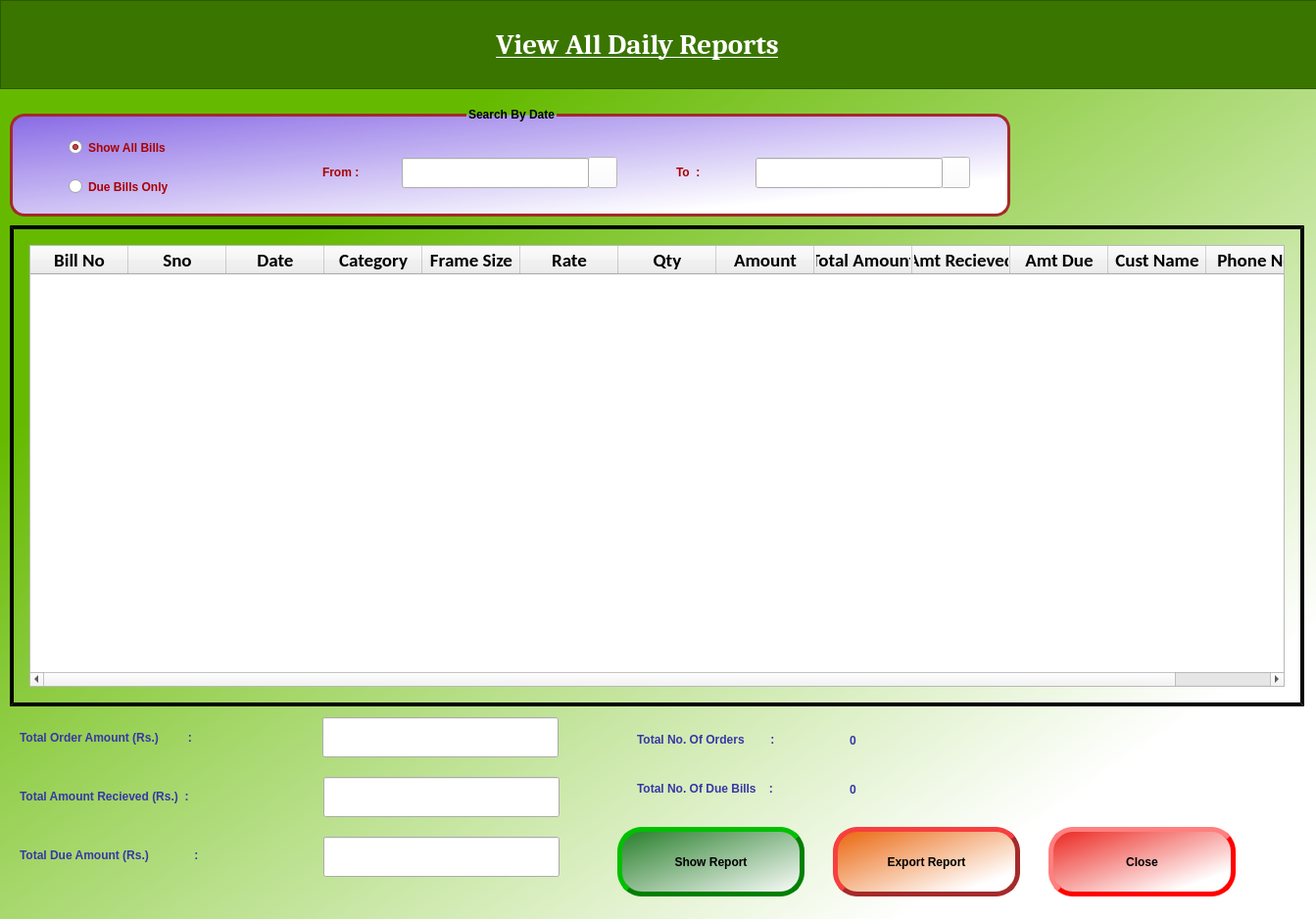
<?xml version="1.0" encoding="UTF-8"?>
<ui version="4.0">
 <class>daily_report</class>
 <widget class="QDialog" name="daily_report">
  <property name="geometry">
   <rect>
    <x>0</x>
    <y>0</y>
    <width>1343</width>
    <height>938</height>
   </rect>
  </property>
  <property name="windowTitle">
   <string>Dialog</string>
  </property>
  <property name="styleSheet">
   <string notr="true">#daily_report{
	background-color: qlineargradient(spread:pad, x1:0, y1:0, x2:1, y2:1, stop:0.238806 rgba(101, 186, 0, 255), stop:0.840796 rgba(255, 255, 255, 255));}</string>
  </property>
  <widget class="QFrame" name="frame">
   <property name="geometry">
    <rect>
     <x>0</x>
     <y>0</y>
     <width>1351</width>
     <height>91</height>
    </rect>
   </property>
   <property name="styleSheet">
    <string notr="true">background-color: rgb(58, 117, 0);</string>
   </property>
   <property name="frameShape">
    <enum>QFrame::StyledPanel</enum>
   </property>
   <property name="frameShadow">
    <enum>QFrame::Raised</enum>
   </property>
   <widget class="QLabel" name="title_label">
    <property name="geometry">
     <rect>
      <x>350</x>
      <y>20</y>
      <width>601</width>
      <height>51</height>
     </rect>
    </property>
    <property name="font">
     <font>
      <family>Cambria</family>
      <pointsize>22</pointsize>
      <weight>75</weight>
      <italic>false</italic>
      <bold>true</bold>
      <underline>true</underline>
     </font>
    </property>
    <property name="styleSheet">
     <string notr="true">font: 75 22pt &quot;Cambria&quot;;
font:bold;
color: white;
</string>
    </property>
    <property name="text">
     <string>View All Daily Reports</string>
    </property>
    <property name="alignment">
     <set>Qt::AlignCenter</set>
    </property>
   </widget>
  </widget>
  <widget class="QGroupBox" name="groupBox">
   <property name="geometry">
    <rect>
     <x>10</x>
     <y>110</y>
     <width>1021</width>
     <height>111</height>
    </rect>
   </property>
   <property name="styleSheet">
    <string notr="true">QGroupBox {
  
    border: 3px solid brown;
    border-radius: 15px;
    margin-top: 6px;
	color:black;
	font: 75 13pt &quot;Calibri&quot;;
 	font: bold;
	
	background-color: qlineargradient(spread:pad, x1:0, y1:0, x2:1, y2:1, stop:0 rgba(137, 104, 235, 249), stop:0.81592 rgba(255, 255, 255, 255));
}

QGroupBox::title {
    subcontrol-origin: margin;
    subcontrol-position :top center;
    padding: 0px 0px 0px 0px;
}
</string>
   </property>
   <property name="title">
    <string>Search By Date</string>
   </property>
   <widget class="QToolButton" name="from_cal_tool_btn">
    <property name="geometry">
     <rect>
      <x>590</x>
      <y>50</y>
      <width>30</width>
      <height>32</height>
     </rect>
    </property>
    <property name="styleSheet">
     <string notr="true">background-color: rgb(255, 255, 255);</string>
    </property>
    <property name="text">
     <string/>
    </property>
    <property name="icon">
     <iconset>
      <normaloff>images/calendar-512.png</normaloff>images/calendar-512.png</iconset>
    </property>
    <property name="iconSize">
     <size>
      <width>30</width>
      <height>30</height>
     </size>
    </property>
   </widget>
   <widget class="QToolButton" name="to_cal_tool_btn">
    <property name="geometry">
     <rect>
      <x>950</x>
      <y>50</y>
      <width>30</width>
      <height>32</height>
     </rect>
    </property>
    <property name="styleSheet">
     <string notr="true">background-color: rgb(255, 255, 255);</string>
    </property>
    <property name="text">
     <string/>
    </property>
    <property name="icon">
     <iconset>
      <normaloff>images/calendar-512.png</normaloff>images/calendar-512.png</iconset>
    </property>
    <property name="iconSize">
     <size>
      <width>30</width>
      <height>30</height>
     </size>
    </property>
   </widget>
   <widget class="QRadioButton" name="show_all_radio">
    <property name="geometry">
     <rect>
      <x>60</x>
      <y>30</y>
      <width>161</width>
      <height>21</height>
     </rect>
    </property>
    <property name="styleSheet">
     <string notr="true">font: 75 12pt &quot;Cambria&quot;;
font:bold;
color: rgb(170, 0, 0);
</string>
    </property>
    <property name="text">
     <string>Show All Bills</string>
    </property>
    <property name="checked">
     <bool>true</bool>
    </property>
   </widget>
   <widget class="QRadioButton" name="due_bill_radio">
    <property name="geometry">
     <rect>
      <x>60</x>
      <y>70</y>
      <width>161</width>
      <height>21</height>
     </rect>
    </property>
    <property name="styleSheet">
     <string notr="true">font: 75 12pt &quot;Cambria&quot;;
font:bold;
color: rgb(170, 0, 0);
</string>
    </property>
    <property name="text">
     <string>Due Bills Only</string>
    </property>
   </widget>
  </widget>
  <widget class="QLabel" name="from_label">
   <property name="geometry">
    <rect>
     <x>329</x>
     <y>160</y>
     <width>81</width>
     <height>31</height>
    </rect>
   </property>
   <property name="styleSheet">
    <string notr="true">font: 75 12pt &quot;Cambria&quot;;
font:bold;
color: rgb(170, 0, 0);
</string>
   </property>
   <property name="text">
    <string>From :</string>
   </property>
  </widget>
  <widget class="QLineEdit" name="to_date">
   <property name="geometry">
    <rect>
     <x>771</x>
     <y>161</y>
     <width>191</width>
     <height>31</height>
    </rect>
   </property>
   <property name="font">
    <font>
     <family>Calibri</family>
     <pointsize>12</pointsize>
     <weight>75</weight>
     <bold>true</bold>
    </font>
   </property>
  </widget>
  <widget class="QLineEdit" name="from_date">
   <property name="geometry">
    <rect>
     <x>410</x>
     <y>161</y>
     <width>191</width>
     <height>31</height>
    </rect>
   </property>
   <property name="font">
    <font>
     <family>Calibri</family>
     <pointsize>12</pointsize>
     <weight>75</weight>
     <bold>true</bold>
    </font>
   </property>
  </widget>
  <widget class="QLabel" name="to_label">
   <property name="geometry">
    <rect>
     <x>690</x>
     <y>160</y>
     <width>81</width>
     <height>31</height>
    </rect>
   </property>
   <property name="styleSheet">
    <string notr="true">font: 75 12pt &quot;Cambria&quot;;
font:bold;
color: rgb(170, 0, 0);
</string>
   </property>
   <property name="text">
    <string>To  :</string>
   </property>
  </widget>
  <widget class="QFrame" name="daily_frame">
   <property name="geometry">
    <rect>
     <x>10</x>
     <y>230</y>
     <width>1321</width>
     <height>491</height>
    </rect>
   </property>
   <property name="styleSheet">
    <string notr="true">#daily_frame{border-width:1.5px;
border-style:outset;
border-color:black;
border-width:4px;}
</string>
   </property>
   <property name="frameShape">
    <enum>QFrame::StyledPanel</enum>
   </property>
   <property name="frameShadow">
    <enum>QFrame::Raised</enum>
   </property>
   <widget class="QTableWidget" name="daily_table">
    <property name="geometry">
     <rect>
      <x>20</x>
      <y>20</y>
      <width>1281</width>
      <height>451</height>
     </rect>
    </property>
    <property name="styleSheet">
     <string notr="true">#finish_table{
	background-color: qlineargradient(spread:pad, x1:0, y1:0, x2:1, y2:1, stop:0 rgba(255, 255, 255, 255));}</string>
    </property>
    <column>
     <property name="text">
      <string>Bill No</string>
     </property>
     <property name="font">
      <font>
       <family>Calibri</family>
       <pointsize>14</pointsize>
       <weight>75</weight>
       <bold>true</bold>
      </font>
     </property>
    </column>
    <column>
     <property name="text">
      <string>Sno</string>
     </property>
     <property name="font">
      <font>
       <family>Calibri</family>
       <pointsize>14</pointsize>
       <weight>75</weight>
       <bold>true</bold>
      </font>
     </property>
    </column>
    <column>
     <property name="text">
      <string>Date</string>
     </property>
     <property name="font">
      <font>
       <family>Calibri</family>
       <pointsize>14</pointsize>
       <weight>75</weight>
       <bold>true</bold>
      </font>
     </property>
    </column>
    <column>
     <property name="text">
      <string>Category</string>
     </property>
     <property name="font">
      <font>
       <family>Calibri</family>
       <pointsize>14</pointsize>
       <weight>75</weight>
       <bold>true</bold>
      </font>
     </property>
    </column>
    <column>
     <property name="text">
      <string>Frame Size</string>
     </property>
     <property name="font">
      <font>
       <family>Calibri</family>
       <pointsize>14</pointsize>
       <weight>75</weight>
       <bold>true</bold>
      </font>
     </property>
    </column>
    <column>
     <property name="text">
      <string>Rate</string>
     </property>
     <property name="font">
      <font>
       <family>Calibri</family>
       <pointsize>14</pointsize>
       <weight>75</weight>
       <bold>true</bold>
      </font>
     </property>
    </column>
    <column>
     <property name="text">
      <string>Qty</string>
     </property>
     <property name="font">
      <font>
       <family>Calibri</family>
       <pointsize>14</pointsize>
       <weight>75</weight>
       <bold>true</bold>
      </font>
     </property>
    </column>
    <column>
     <property name="text">
      <string>Amount</string>
     </property>
     <property name="font">
      <font>
       <family>Calibri</family>
       <pointsize>14</pointsize>
       <weight>75</weight>
       <bold>true</bold>
      </font>
     </property>
    </column>
    <column>
     <property name="text">
      <string>Total Amount</string>
     </property>
     <property name="font">
      <font>
       <family>Calibri</family>
       <pointsize>14</pointsize>
       <weight>75</weight>
       <bold>true</bold>
      </font>
     </property>
    </column>
    <column>
     <property name="text">
      <string>Amt Recieved</string>
     </property>
     <property name="font">
      <font>
       <family>Calibri</family>
       <pointsize>14</pointsize>
       <weight>75</weight>
       <bold>true</bold>
      </font>
     </property>
    </column>
    <column>
     <property name="text">
      <string>Amt Due</string>
     </property>
     <property name="font">
      <font>
       <family>Calibri</family>
       <pointsize>14</pointsize>
       <weight>75</weight>
       <bold>true</bold>
      </font>
     </property>
    </column>
    <column>
     <property name="text">
      <string>Cust Name</string>
     </property>
     <property name="font">
      <font>
       <family>Calibri</family>
       <pointsize>14</pointsize>
       <weight>75</weight>
       <bold>true</bold>
      </font>
     </property>
    </column>
    <column>
     <property name="text">
      <string>Phone No</string>
     </property>
     <property name="font">
      <font>
       <family>Calibri</family>
       <pointsize>14</pointsize>
       <weight>75</weight>
       <bold>true</bold>
      </font>
     </property>
    </column>
   </widget>
  </widget>
  <widget class="QLabel" name="recieved_label">
   <property name="geometry">
    <rect>
     <x>20</x>
     <y>792</y>
     <width>281</width>
     <height>41</height>
    </rect>
   </property>
   <property name="styleSheet">
    <string notr="true">font: 75 12pt &quot;Cambria&quot;;
font:bold;
color: rgb(55, 55, 166);
</string>
   </property>
   <property name="text">
    <string>Total Amount Recieved (Rs.)  :</string>
   </property>
  </widget>
  <widget class="QLineEdit" name="total_le">
   <property name="enabled">
    <bool>true</bool>
   </property>
   <property name="geometry">
    <rect>
     <x>329</x>
     <y>732</y>
     <width>241</width>
     <height>41</height>
    </rect>
   </property>
   <property name="font">
    <font>
     <family>Calibri</family>
     <pointsize>16</pointsize>
     <weight>75</weight>
     <bold>true</bold>
    </font>
   </property>
   <property name="styleSheet">
    <string notr="true">color:brown;</string>
   </property>
  </widget>
  <widget class="QLabel" name="total_label">
   <property name="geometry">
    <rect>
     <x>20</x>
     <y>732</y>
     <width>281</width>
     <height>41</height>
    </rect>
   </property>
   <property name="styleSheet">
    <string notr="true">font: 75 12pt &quot;Cambria&quot;;
font:bold;
color: rgb(55, 55, 166);
</string>
   </property>
   <property name="text">
    <string>Total Order Amount (Rs.)         :</string>
   </property>
  </widget>
  <widget class="QLabel" name="due_label">
   <property name="geometry">
    <rect>
     <x>20</x>
     <y>852</y>
     <width>281</width>
     <height>41</height>
    </rect>
   </property>
   <property name="styleSheet">
    <string notr="true">font: 75 12pt &quot;Cambria&quot;;
font:bold;
color: rgb(55, 55, 166);</string>
   </property>
   <property name="text">
    <string>Total Due Amount (Rs.)              :</string>
   </property>
  </widget>
  <widget class="QLineEdit" name="recieved_le">
   <property name="enabled">
    <bool>true</bool>
   </property>
   <property name="geometry">
    <rect>
     <x>330</x>
     <y>793</y>
     <width>241</width>
     <height>41</height>
    </rect>
   </property>
   <property name="palette">
    <palette>
     <active>
      <colorrole role="WindowText">
       <brush brushstyle="SolidPattern">
        <color alpha="255">
         <red>0</red>
         <green>128</green>
         <blue>0</blue>
        </color>
       </brush>
      </colorrole>
      <colorrole role="Text">
       <brush brushstyle="SolidPattern">
        <color alpha="255">
         <red>0</red>
         <green>128</green>
         <blue>0</blue>
        </color>
       </brush>
      </colorrole>
      <colorrole role="ButtonText">
       <brush brushstyle="SolidPattern">
        <color alpha="255">
         <red>0</red>
         <green>128</green>
         <blue>0</blue>
        </color>
       </brush>
      </colorrole>
      <colorrole role="PlaceholderText">
       <brush brushstyle="SolidPattern">
        <color alpha="128">
         <red>0</red>
         <green>216</green>
         <blue>0</blue>
        </color>
       </brush>
      </colorrole>
     </active>
     <inactive>
      <colorrole role="WindowText">
       <brush brushstyle="SolidPattern">
        <color alpha="255">
         <red>0</red>
         <green>128</green>
         <blue>0</blue>
        </color>
       </brush>
      </colorrole>
      <colorrole role="Text">
       <brush brushstyle="SolidPattern">
        <color alpha="255">
         <red>0</red>
         <green>128</green>
         <blue>0</blue>
        </color>
       </brush>
      </colorrole>
      <colorrole role="ButtonText">
       <brush brushstyle="SolidPattern">
        <color alpha="255">
         <red>0</red>
         <green>128</green>
         <blue>0</blue>
        </color>
       </brush>
      </colorrole>
      <colorrole role="PlaceholderText">
       <brush brushstyle="SolidPattern">
        <color alpha="128">
         <red>0</red>
         <green>216</green>
         <blue>0</blue>
        </color>
       </brush>
      </colorrole>
     </inactive>
     <disabled>
      <colorrole role="WindowText">
       <brush brushstyle="SolidPattern">
        <color alpha="255">
         <red>0</red>
         <green>128</green>
         <blue>0</blue>
        </color>
       </brush>
      </colorrole>
      <colorrole role="Text">
       <brush brushstyle="SolidPattern">
        <color alpha="255">
         <red>0</red>
         <green>128</green>
         <blue>0</blue>
        </color>
       </brush>
      </colorrole>
      <colorrole role="ButtonText">
       <brush brushstyle="SolidPattern">
        <color alpha="255">
         <red>0</red>
         <green>128</green>
         <blue>0</blue>
        </color>
       </brush>
      </colorrole>
      <colorrole role="PlaceholderText">
       <brush brushstyle="SolidPattern">
        <color alpha="128">
         <red>0</red>
         <green>0</green>
         <blue>0</blue>
        </color>
       </brush>
      </colorrole>
     </disabled>
    </palette>
   </property>
   <property name="font">
    <font>
     <family>Calibri</family>
     <pointsize>16</pointsize>
     <weight>75</weight>
     <bold>true</bold>
    </font>
   </property>
   <property name="styleSheet">
    <string notr="true">color:green;</string>
   </property>
  </widget>
  <widget class="QLineEdit" name="due_le">
   <property name="enabled">
    <bool>true</bool>
   </property>
   <property name="geometry">
    <rect>
     <x>330</x>
     <y>854</y>
     <width>241</width>
     <height>41</height>
    </rect>
   </property>
   <property name="font">
    <font>
     <family>Calibri</family>
     <pointsize>16</pointsize>
     <weight>75</weight>
     <bold>true</bold>
    </font>
   </property>
   <property name="styleSheet">
    <string notr="true">color:red;</string>
   </property>
  </widget>
  <widget class="QLabel" name="total_orders_label">
   <property name="geometry">
    <rect>
     <x>650</x>
     <y>734</y>
     <width>221</width>
     <height>41</height>
    </rect>
   </property>
   <property name="styleSheet">
    <string notr="true">font: 75 12pt &quot;Cambria&quot;;
font:bold;
color: rgb(55, 55, 166);
</string>
   </property>
   <property name="text">
    <string>Total No. Of Orders        :</string>
   </property>
  </widget>
  <widget class="QLabel" name="total_order_label_value">
   <property name="geometry">
    <rect>
     <x>867</x>
     <y>735</y>
     <width>41</width>
     <height>41</height>
    </rect>
   </property>
   <property name="styleSheet">
    <string notr="true">font: 75 16pt &quot;Cambria&quot;;
font:bold;
color: rgb(55, 55, 166);
</string>
   </property>
   <property name="text">
    <string>0</string>
   </property>
  </widget>
  <widget class="QLabel" name="total_due_label">
   <property name="geometry">
    <rect>
     <x>650</x>
     <y>784</y>
     <width>221</width>
     <height>41</height>
    </rect>
   </property>
   <property name="styleSheet">
    <string notr="true">font: 75 12pt &quot;Cambria&quot;;
font:bold;
color: rgb(55, 55, 166);
</string>
   </property>
   <property name="text">
    <string>Total No. Of Due Bills    :</string>
   </property>
  </widget>
  <widget class="QLabel" name="total_due_label_value">
   <property name="geometry">
    <rect>
     <x>867</x>
     <y>785</y>
     <width>51</width>
     <height>41</height>
    </rect>
   </property>
   <property name="styleSheet">
    <string notr="true">font: 75 16pt &quot;Cambria&quot;;
font:bold;
color: rgb(55, 55, 166);
</string>
   </property>
   <property name="text">
    <string>0</string>
   </property>
  </widget>
  <widget class="QPushButton" name="show_btn">
   <property name="geometry">
    <rect>
     <x>630</x>
     <y>844</y>
     <width>191</width>
     <height>71</height>
    </rect>
   </property>
   <property name="styleSheet">
    <string notr="true">background-color: qlineargradient(spread:pad, x1:0, y1:0, x2:1, y2:1, stop:0 rgba(37, 125, 40, 255), stop:1 rgba(255, 255, 255, 255));
font: 75 14pt &quot;Calibri&quot;;
border-radius:25px;
border-style:outset;
border-width:5px;
border-color:green;
font:bold;</string>
   </property>
   <property name="text">
    <string>Show Report</string>
   </property>
  </widget>
  <widget class="QPushButton" name="export_btn">
   <property name="geometry">
    <rect>
     <x>850</x>
     <y>844</y>
     <width>191</width>
     <height>71</height>
    </rect>
   </property>
   <property name="styleSheet">
    <string notr="true">background-color: qlineargradient(spread:pad, x1:0.0348259, y1:0.085, x2:1, y2:1, stop:0 rgba(235, 107, 21, 249), stop:0.81592 rgba(255, 255, 255, 255));
font: 75 14pt &quot;Calibri&quot;;
border-radius:25px;
border-style:outset;
border-width:5px;
border-color:brown;
font:bold;</string>
   </property>
   <property name="text">
    <string>Export Report</string>
   </property>
  </widget>
  <widget class="QPushButton" name="close_btn">
   <property name="geometry">
    <rect>
     <x>1070</x>
     <y>844</y>
     <width>191</width>
     <height>71</height>
    </rect>
   </property>
   <property name="styleSheet">
    <string notr="true">background-color: qlineargradient(spread:pad, x1:0, y1:0, x2:1, y2:1, stop:0 rgba(235, 28, 21, 249), stop:0.81592 rgba(255, 255, 255, 255));
font: 75 14pt &quot;Calibri&quot;;
border-radius:25px;
border-style:outset;
border-width:5px;
border-color:red;
font:bold;</string>
   </property>
   <property name="text">
    <string>Close</string>
   </property>
  </widget>
 </widget>
 <resources/>
 <connections/>
</ui>
